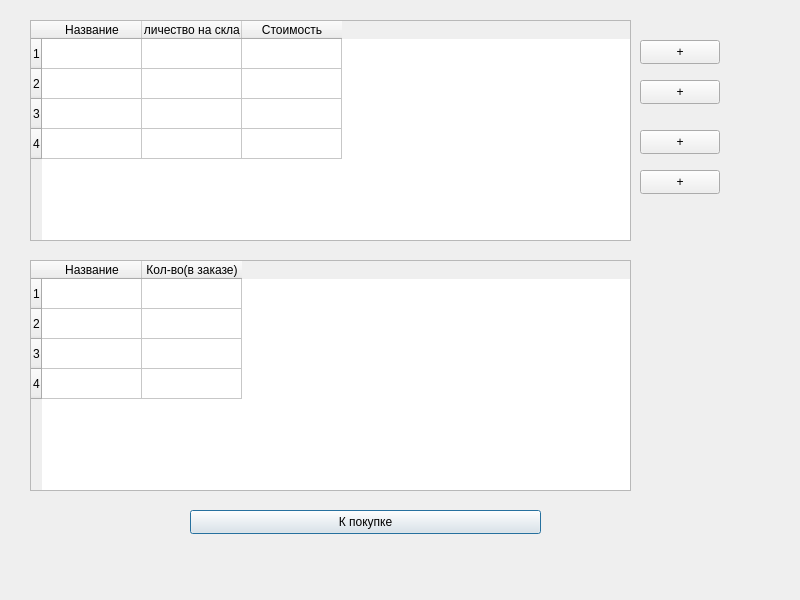
<?xml version="1.0" encoding="UTF-8"?>
<ui version="4.0">
 <class>magazin</class>
 <widget class="QDialog" name="magazin">
  <property name="geometry">
   <rect>
    <x>0</x>
    <y>0</y>
    <width>800</width>
    <height>600</height>
   </rect>
  </property>
  <property name="windowTitle">
   <string>Dialog</string>
  </property>
  <widget class="QTableWidget" name="sklad">
   <property name="geometry">
    <rect>
     <x>30</x>
     <y>20</y>
     <width>601</width>
     <height>221</height>
    </rect>
   </property>
   <row/>
   <row/>
   <row/>
   <row/>
   <column>
    <property name="text">
     <string>Название</string>
    </property>
   </column>
   <column>
    <property name="text">
     <string>Количество на складе</string>
    </property>
   </column>
   <column>
    <property name="text">
     <string>Стоимость</string>
    </property>
   </column>
  </widget>
  <widget class="QTableWidget" name="check">
   <property name="geometry">
    <rect>
     <x>30</x>
     <y>260</y>
     <width>601</width>
     <height>231</height>
    </rect>
   </property>
   <property name="rowCount">
    <number>4</number>
   </property>
   <row/>
   <row/>
   <row/>
   <row/>
   <column>
    <property name="text">
     <string>Название</string>
    </property>
   </column>
   <column>
    <property name="text">
     <string>Кол-во(в заказе)</string>
    </property>
   </column>
  </widget>
  <widget class="QPushButton" name="toPay">
   <property name="geometry">
    <rect>
     <x>190</x>
     <y>510</y>
     <width>351</width>
     <height>24</height>
    </rect>
   </property>
   <property name="text">
    <string>К покупке</string>
   </property>
  </widget>
  <widget class="QPushButton" name="t1">
   <property name="geometry">
    <rect>
     <x>640</x>
     <y>40</y>
     <width>80</width>
     <height>24</height>
    </rect>
   </property>
   <property name="text">
    <string>+</string>
   </property>
  </widget>
  <widget class="QPushButton" name="t2">
   <property name="geometry">
    <rect>
     <x>640</x>
     <y>80</y>
     <width>80</width>
     <height>24</height>
    </rect>
   </property>
   <property name="text">
    <string>+</string>
   </property>
  </widget>
  <widget class="QPushButton" name="t3">
   <property name="geometry">
    <rect>
     <x>640</x>
     <y>130</y>
     <width>80</width>
     <height>24</height>
    </rect>
   </property>
   <property name="text">
    <string>+</string>
   </property>
  </widget>
  <widget class="QPushButton" name="t4">
   <property name="geometry">
    <rect>
     <x>640</x>
     <y>170</y>
     <width>80</width>
     <height>24</height>
    </rect>
   </property>
   <property name="text">
    <string>+</string>
   </property>
  </widget>
 </widget>
 <resources/>
 <connections/>
</ui>
